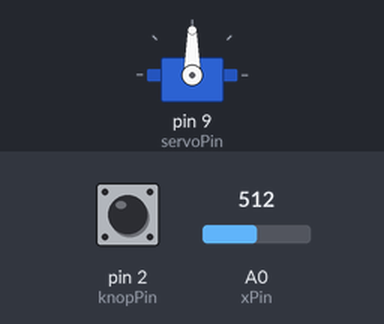
A sketch run on a simulated Arduino Uno, built with avr-gcc and run on an emulated ATmega328P. Parts: servo. Inputs (shaded band) come from the test bench; at power-on: pin 2 (knopPin) HIGH, A0 (xPin) = 512.

Above: at 1.7 s.
1.8 s: pin 2 (knopPin) pulled LOW for 0.15 s
At 2.29 s:
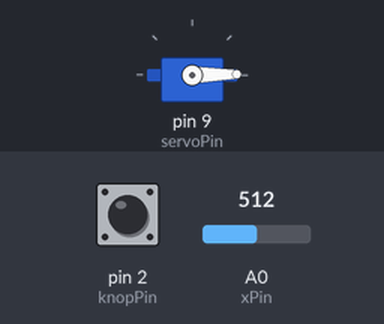
4.8 s: A0 (xPin) set to 560
6.3 s: A0 (xPin) set to 582
At 7.5 s:
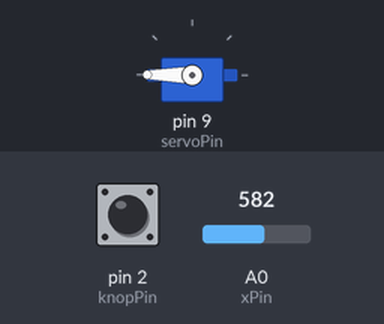
7.8 s: pin 2 (knopPin) pulled LOW for 1 s
10.8 s: A0 (xPin) set to 511
At 11.2 s:
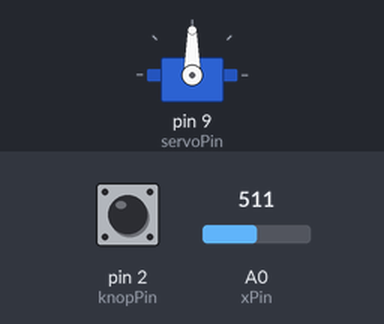
12.3 s: A0 (xPin) set to 580
At 12.7 s:
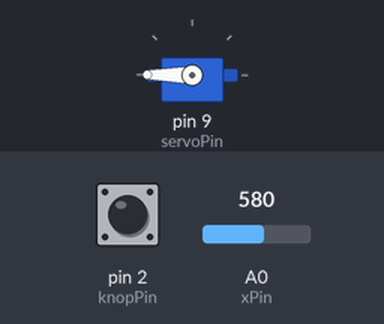
Timing chart, 0 to 14.8 s (numbered marks = the images above; inputs shaded):
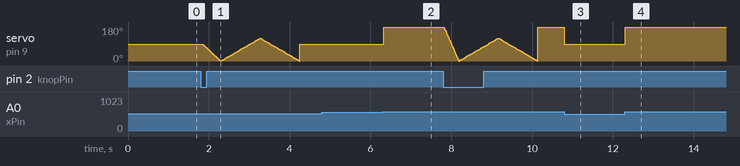

Measured:
- the behaviour switches between 570 and 571 on A0 (xPin) (found by bisection; images 1 and 2)
- after the input at 4.8 s, every drawn part: stays the same
- after the input at 6.3 s, servo on pin 9 (servoPin): 90° → 180° at once
- after the input at 10.8 s, servo on pin 9 (servoPin): 180° → 90° at once
- after the input at 12.3 s, servo on pin 9 (servoPin): 90° → 180° at once

The sketch:

zesdeopdrachtide.ino
```cpp
#include <Servo.h>

Servo mijnServo;

const int servoPin = 9;
const int xPin = A0;      // VRx van joystick
const int knopPin = 2;    // SW van joystick

int servoHoek = 90;
bool knopAlGedaan = false;

void setup() {
  mijnServo.attach(servoPin);

  // Joystickknop met interne pull-up weerstand
  pinMode(knopPin, INPUT_PULLUP);

  // Servo begint in het midden
  mijnServo.write(servoHoek);
  delay(500);
}

void loop() {
  int knopStatus = digitalRead(knopPin);

  // Als joystick wordt ingedrukt: automatische beweging 1 keer uitvoeren
  if (knopStatus == LOW && knopAlGedaan == false) {
    knopAlGedaan = true;

    // Eerst naar 0 graden
    beweegServo(servoHoek, 0, 500);

    // Daarna opdrachtbeweging: 0 naar 120 en terug naar 0
    beweegServo(0, 120, 1000);
    beweegServo(120, 0, 1000);

    servoHoek = 0;
  }

  // Als knop los is, mag de joystick weer normaal sturen
  if (knopStatus == HIGH) {
    knopAlGedaan = false;

    int joystickWaarde = analogRead(xPin);

    // Dode zone zodat de servo niet raar trilt rond het midden
    if (joystickWaarde < 450) {
      servoHoek = 0;
    }
    else if (joystickWaarde > 570) {
      servoHoek = 180;
    }
    else {
      servoHoek = 90;
    }

    mijnServo.write(servoHoek);
    delay(30);
  }
}

void beweegServo(int startHoek, int eindHoek, int totaleTijd) {
  int stappen = abs(eindHoek - startHoek);

  if (stappen == 0) {
    return;
  }

  int wachttijd = totaleTijd / stappen;

  if (startHoek < eindHoek) {
    for (int hoek = startHoek; hoek <= eindHoek; hoek++) {
      mijnServo.write(hoek);
      delay(wachttijd);
    }
  }
  else {
    for (int hoek = startHoek; hoek >= eindHoek; hoek--) {
      mijnServo.write(hoek);
      delay(wachttijd);
    }
  }
}
```
